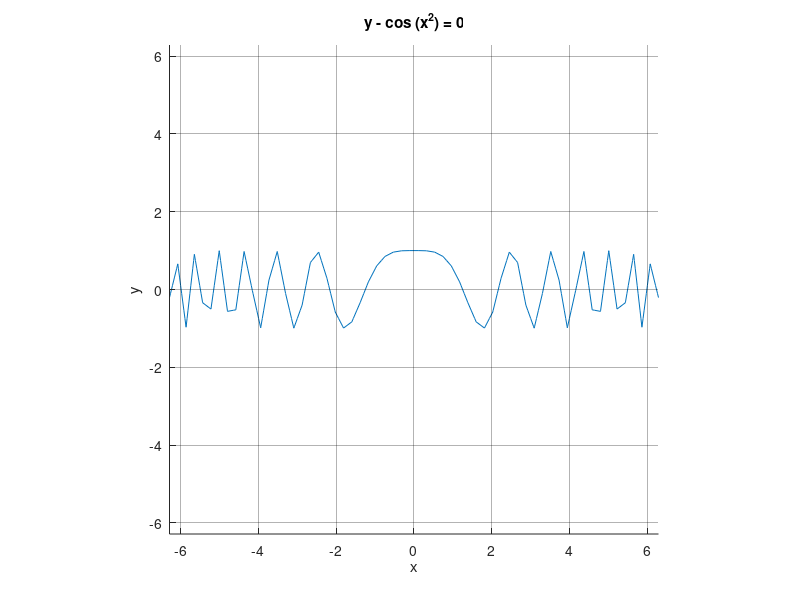

Write MATLAB code to recreate this figure.
clearvars, close all

x = linspace(-15,15,100000);

C = 1.0;


%y =  1 -(x.^3 + (x.^2).*2  + x.*2 + 4).^0.5
%y = (1.0)./(x.^2 -x -6);
%y = -1*sqrt(2*log(x.^2 + 1) + 4);
%y = x.^2 - x +2;

figure(1);
hold on
%for C = -3:1:3
  %ezplot(@(x,y) -x.^3 + 3.*y - y.^3 +C)
  %plot(x, y)
  %ezplot(@(x,y) y - 1 + sqrt(x.^3 + ((x.^2).*2)  + x.*2 + 4))
  %ezplot(@(x,y) y.^3 -(y.^2).*3  -(x.^3) -x +2)
  %ezplot(@(x,y) y.^4 + y.*16 + x.^4 -(x.^2).*8 -17)
  %plot(x,y)
  ezplot(@(x,y) y - cos(x.^2))
%endfor
%ezplot(@(x,y) y+1, [-2 2 -2 2])
axis equal
grid on
set(gca, 'GridColor', [0,0,0])
set(gca, 'GridAlpha', 0.3)
set(gca, 'Layer', 'top')
hold off
